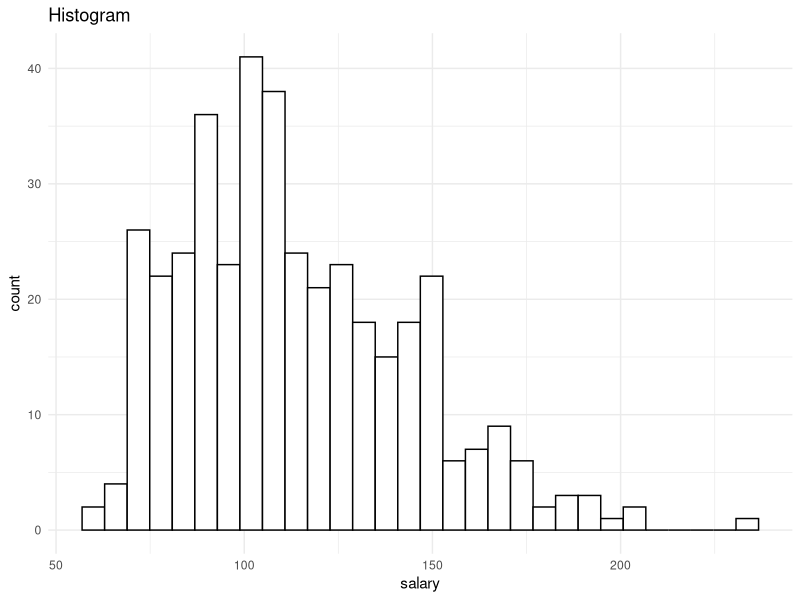
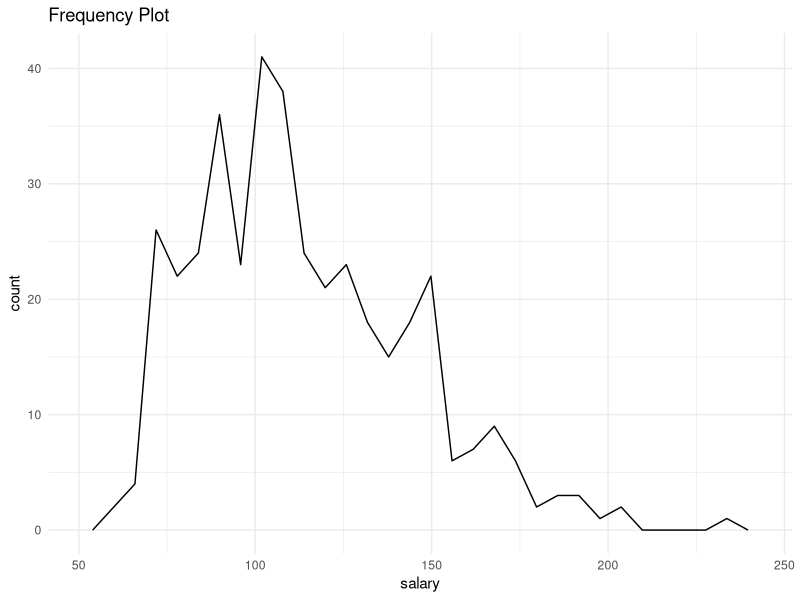
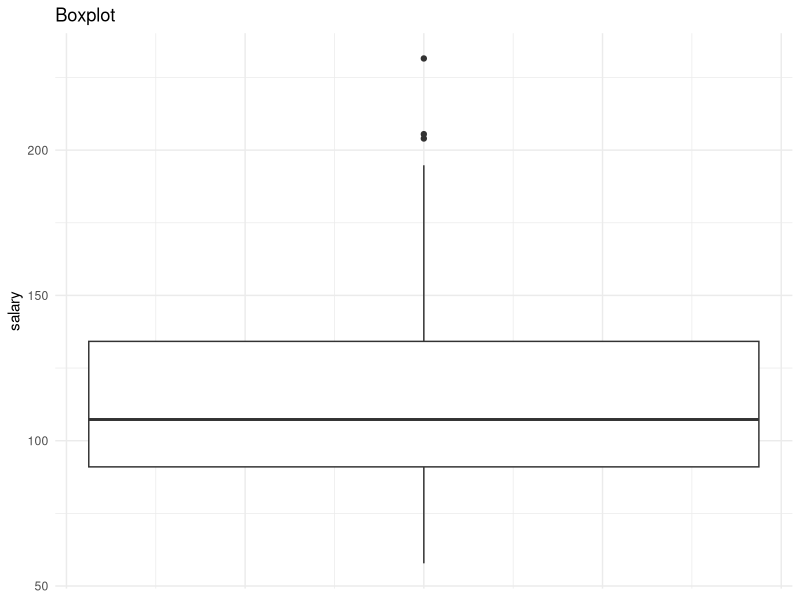
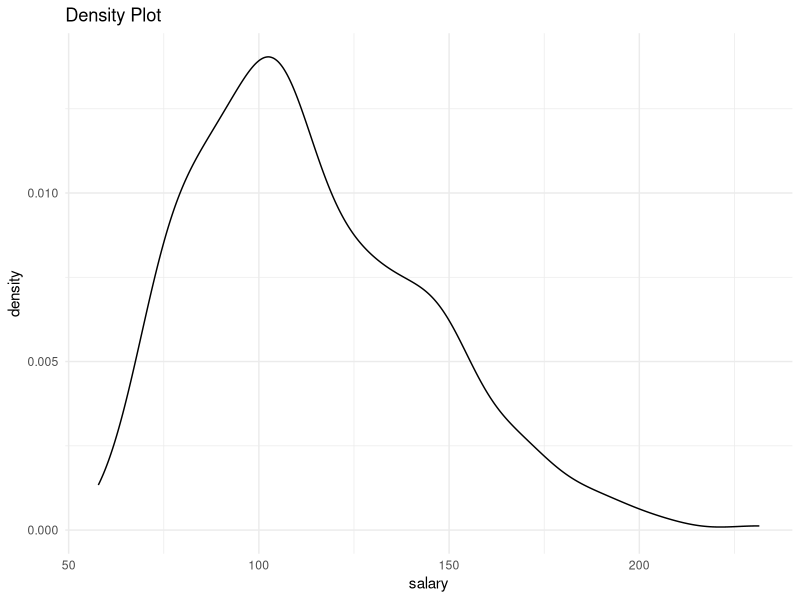
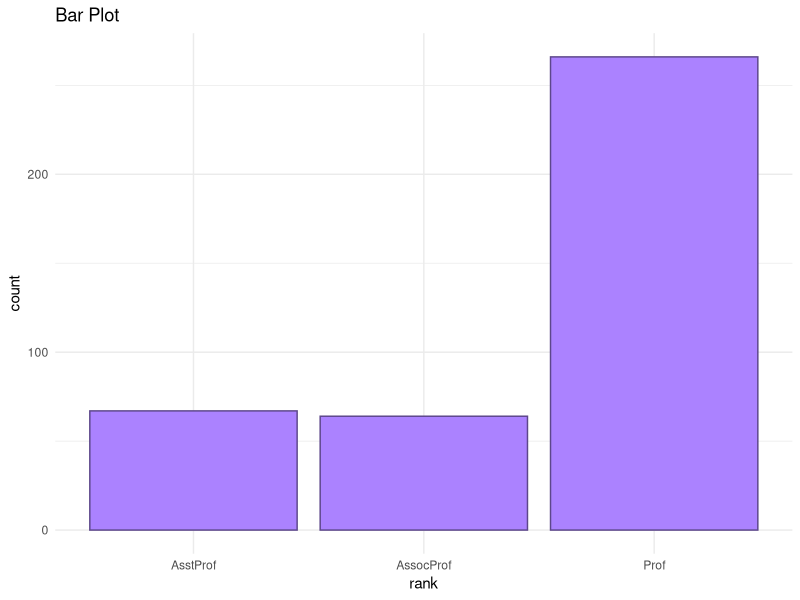
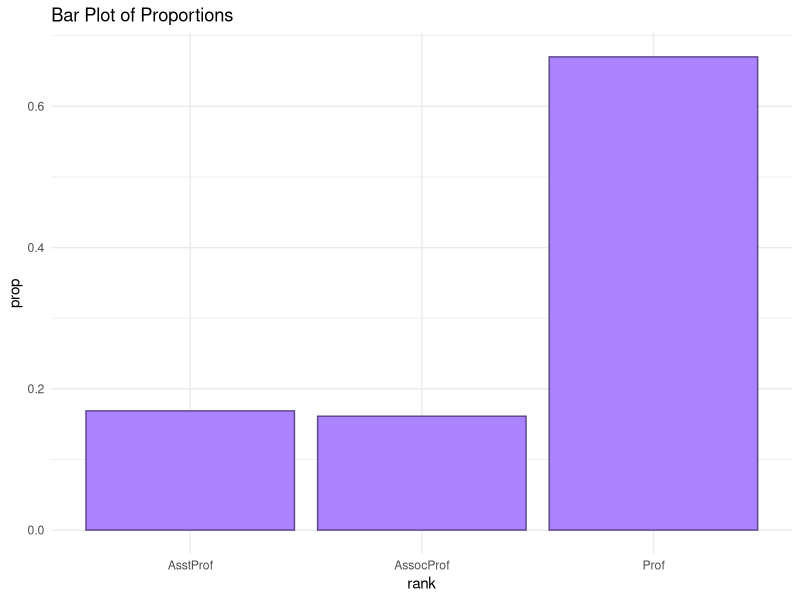
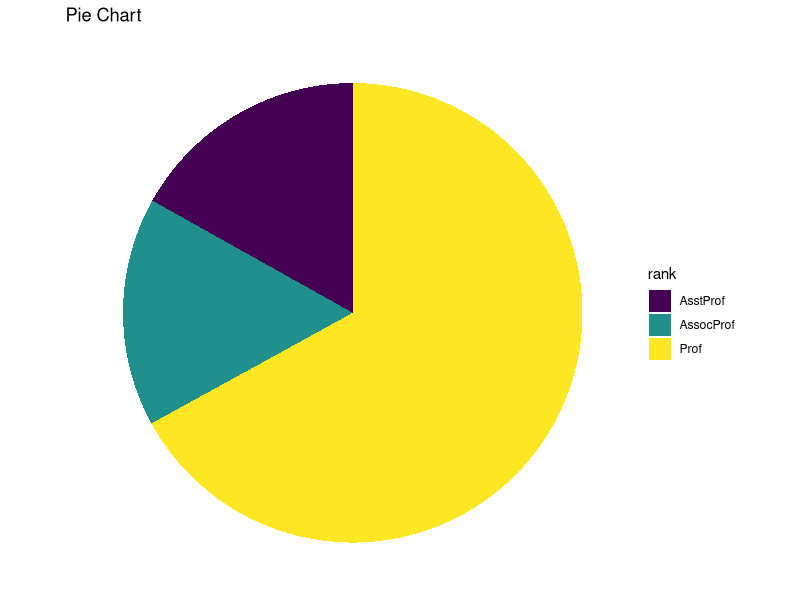
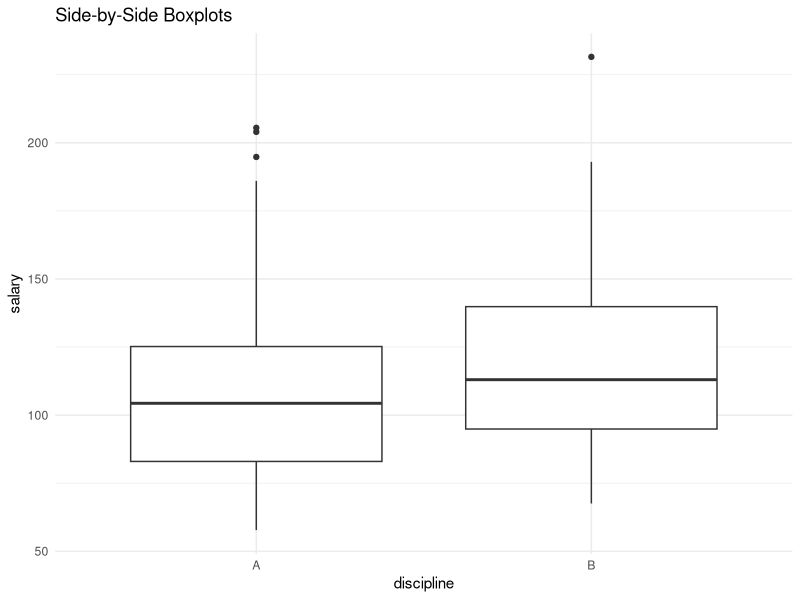

The R script that drew these images, in order:
## ---- chunk 1
library(tidyverse)
library(carData)
Salaries <- Salaries |> as_tibble() |>
  mutate(salary = salary / 1000)
theme_set(theme_minimal())
Salaries
## ---- chunk 2
ggplot(data = Salaries, aes(x = salary)) +
  geom_histogram(colour = "black", fill = "white") +
  labs(title = "Histogram")
## ---- chunk 3
ggplot(data = Salaries, aes(x = salary)) +
  geom_freqpoly() +
  labs(title = "Frequency Plot")
## ---- chunk 4
ggplot(data = Salaries, aes(y = salary)) +
  geom_boxplot() +
  theme(axis.text.x = element_blank(),
        axis.ticks.x = element_blank()) +
  labs(title = "Boxplot")
## ---- chunk 5
ggplot(data = Salaries, aes(x = salary)) +
  geom_density() +
  labs(title = "Density Plot")
## ---- chunk 6
ggplot(data = Salaries, aes(x = rank)) +
  geom_bar(colour = "mediumpurple4", fill = "mediumpurple1") +
  labs(title = "Bar Plot")
## ---- chunk 7
salaries_sum <- Salaries |> group_by(rank) |>
  summarise(n = n()) |>
  mutate(prop = n / sum(n))
ggplot(data = salaries_sum, aes(x = rank, y = prop)) +
  geom_col(colour = "mediumpurple4", fill = "mediumpurple1") +
  labs(title = "Bar Plot of Proportions")
## ---- chunk 8
ggplot(data = salaries_sum, aes(x = "", y = n, fill = rank)) +
  geom_bar(stat = "identity", width = 1) +
  coord_polar("y") + scale_fill_viridis_d() +
  theme_void() +
  labs(title = "Pie Chart")
## ---- chunk 9
ggplot(data = Salaries, aes(x = discipline, y = salary)) +
  geom_boxplot() +
  labs(title = "Side-by-Side Boxplots")
## ---- chunk 10
ggplot(data = Salaries, aes(x = discipline, y = salary)) +
  geom_violin() +
  labs(title = "Side-by-Side Violin Plots")
## ---- chunk 11
ggplot(data = Salaries, aes(x = salary)) +
  geom_freqpoly(aes(colour = discipline)) +
  scale_colour_viridis_d() +
  labs(title = "Coloured Frequency Plots")
## ---- chunk 12
ggplot(data = Salaries, aes(x = salary)) +
  geom_histogram(colour = "black", fill = "white") +
  facet_wrap(~discipline, ncol = 1) +
  labs(title = "Faceted Histograms")
## ---- chunk 13
ggplot(data = Salaries, aes(x = salary)) +
  geom_density(aes(fill = discipline, colour = discipline), alpha = 0.50) +
  scale_fill_viridis_d() + scale_colour_viridis_d() +
  labs(title = "Coloured Density Plots")
## ---- chunk 14
ggplot(data = Salaries, aes(x = discipline, y = salary)) +
  geom_jitter(width = 0.15) +
  labs(title = "Strip Plot")
## ---- chunk 15
salary_med <- Salaries |> group_by(discipline) |>
  summarise(med_sal = median(salary))
## as discussed in handout, this is a horrible way to visualize this data!
ggplot(salary_med, aes(x = discipline, y = med_sal)) +
  geom_col(colour = "mediumpurple4", fill = "mediumpurple1") +
  labs(title = "Bar Plot of Median", y = "Median Salary")
## ---- chunk 16
library(ggbeeswarm)
ggplot(data = Salaries, aes(x = discipline, y = salary)) +
  geom_beeswarm() +
  labs(title = "Beeswarm Plot")
## ---- chunk 17
ggplot(data = Salaries, aes(x = discipline, fill = sex)) +
  geom_bar() +
  scale_fill_viridis_d() +
  labs(title = "Stacked Bar Plot")
## ---- chunk 18
ggplot(data = Salaries, aes(x = discipline, fill = sex)) +
  geom_bar(position = "fill") +
  scale_fill_viridis_d() +
  labs(title = "Stacked Proportional Bar Plot")
## ---- chunk 19
ggplot(data = Salaries, aes(x = discipline, fill = sex)) +
  geom_bar(position = "dodge") +
  scale_fill_viridis_d() +
  labs(title = "Side-by-Side Bar Plot")
## ---- chunk 20
salaries_heat <- Salaries |> group_by(discipline, sex) |>
  summarise(n = n())
ggplot(data = salaries_heat, aes(x = discipline, y = sex, fill = n)) +
  geom_tile() + scale_fill_viridis_c() +
  labs(title = "Heat Map")
## ---- chunk 21
ggplot(data = Salaries, aes(x = yrs.service, y = salary)) +
  geom_point() +
  labs(title = "Scatterplot")
## ---- chunk 22
ggplot(data = Salaries, aes(x = yrs.service, y = salary)) +
  geom_point() +
  geom_smooth(method = "lm") +
  labs(title = "Scatterplot with Linear Regression")
## ---- chunk 23
ggplot(data = Salaries, aes(x = yrs.service, y = salary)) +
  geom_point() +
  geom_smooth() +
  labs(title = "Scatterplot with Smoother")
## ---- chunk 24
ggplot(data = Salaries, aes(x = yrs.service, y = salary)) +
  geom_point(aes(colour = sex)) +
  geom_smooth(aes(colour = sex)) +
  scale_colour_viridis_d() +
  labs(title = "Colour by Third Variable")
## ---- chunk 25
ggplot(data = Salaries, aes(x = yrs.service, y = salary)) +
  geom_point() +
  facet_wrap(~ sex) +
  geom_smooth() +
  labs(title = "Facet by Third Variable")
## ---- chunk 26
ggplot(data = Salaries, aes(x = salary)) +
  geom_histogram(colour = "black", fill = "white") +
  facet_grid(discipline ~ rank) +
  labs(title = "Facet by Two Variables")
## ---- chunk 27
ggplot(data = Salaries, aes(x = salary)) +
  geom_freqpoly(aes(colour = discipline), bins = 15) +
  facet_wrap(~ rank) +
  scale_colour_viridis_d() +
  labs(title = "Facet by One Variable, Colour by One Variable")
